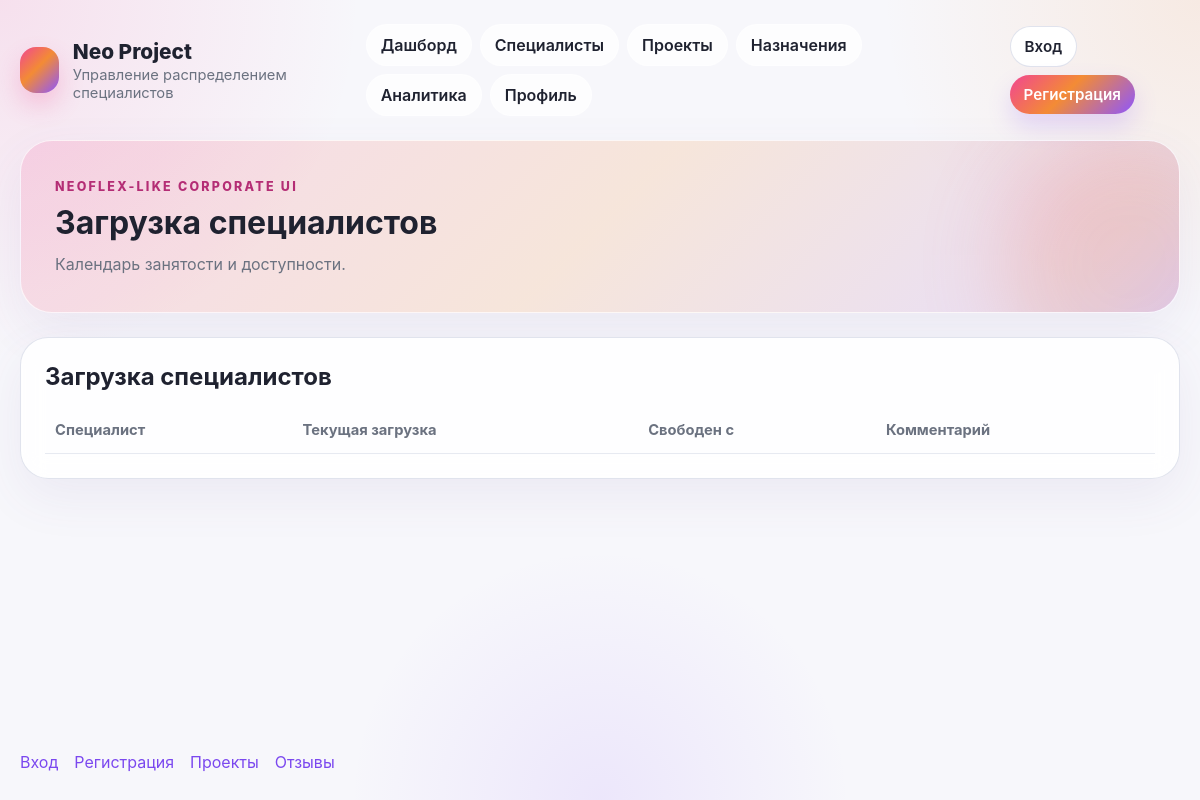
/workload/, run on an earlier commit of the app's database.
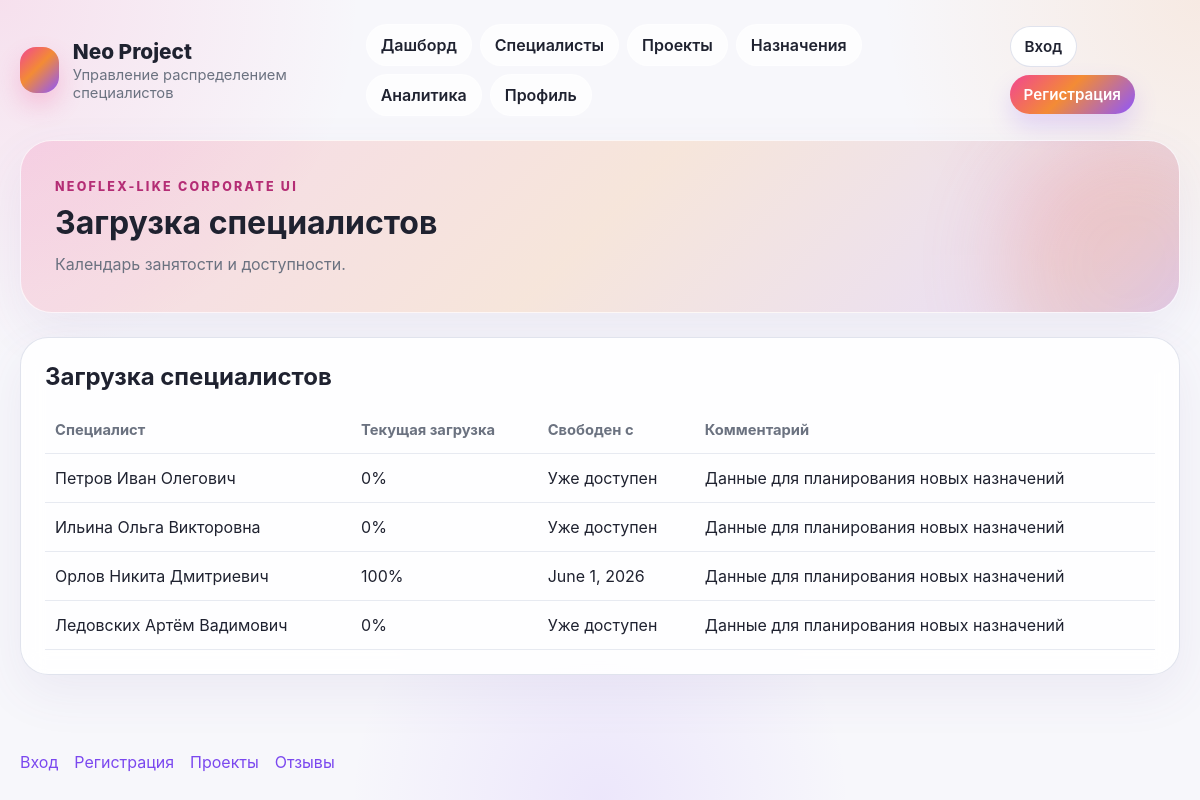
And on a later commit of the database.
### db/models.py (models this page shows, shortened)
class SpecialistProfile(models.Model):
    user = models.OneToOneField(
        User,
        on_delete=models.CASCADE,
        primary_key=True,
        related_name="specialist_profile",
        limit_choices_to={"role": Role.SPECIALIST},
    )
    experience_years = models.PositiveIntegerField()
    profession = models.CharField(max_length=50, choices=Profession.choices, db_index=True)
    level = models.CharField(max_length=50, choices=Level.choices, db_index=True)
    is_busy = models.BooleanField(default=False)
    busy_until = models.DateField(null=True, blank=True)
    class Meta:
        db_table = "specialist_profile"
        constraints = [
            models.CheckConstraint(
                check=Q(experience_years__gte=0),
                name="chk_specialist_profile_experience_years",
            ),
        ]

### api/views.py (the view)
# urls.py: path('workload/', views.workload_view, name='workload'),
def workload_view(request):
    workload = []
    for profile in SpecialistProfile.objects.select_related("user").all():
        workload.append(
            {
                "name": _full_name(profile.user),
                "current": "100%" if profile.is_busy else "0%",
                "free_from": profile.busy_until or "Уже доступен",
            }
        )
    return _page(request, "pages/workload.html", "Загрузка специалистов", "Календарь занятости и доступности.", workload=workload)

### api/views.py (called while the page is built)
def _full_name(user: User) -> str:
    return " ".join(part for part in [user.last_name, user.first_name, user.middle_name] if part)

def _current_user(request):
    user_id = request.session.get("api_user_id")
    if not user_id:
        return None
    return User.objects.filter(pk=user_id).first()

def _page(request, template_name, page_title, page_description, **context):
    context.update({
        'page_title': page_title,
        'page_description': page_description,
        'current_user': _current_user(request),
    })
    return render(request, template_name, context)

### templates/pages/workload.html
{% extends 'base.html' %}
{% block content %}
<section class="table-card card">
    <h2>Загрузка специалистов</h2>
    <table>
        <thead><tr><th>Специалист</th><th>Текущая загрузка</th><th>Свободен с</th><th>Комментарий</th></tr></thead>
        <tbody>
            {% for item in workload %}
            <tr>
                <td>{{ item.name }}</td>
                <td>{{ item.current }}</td>
                <td>{{ item.free_from }}</td>
                <td>Данные для планирования новых назначений</td>
            </tr>
            {% endfor %}
        </tbody>
    </table>
</section>
{% endblock %}

What changed in the data, as far as the page shows it:
added SpecialistProfile: free_from "June 1, 2026"
Also different on the page:
new list line: "Петров Иван Олегович 0% Уже доступен Данные для планирования новых назначений"
new list line: "Ильина Ольга Викторовна 0% Уже доступен Данные для планирования новых назначений"
new list line: "Орлов Никита Дмитриевич 100% Данные для планирования новых назначений"
new list line: "Ледовских Артём Вадимович 0% Уже доступен Данные для планирования новых назначений"
